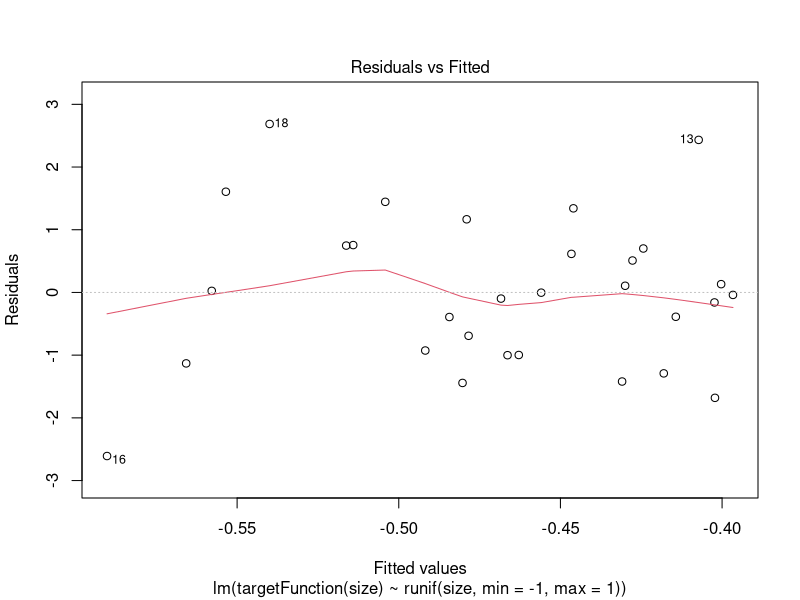
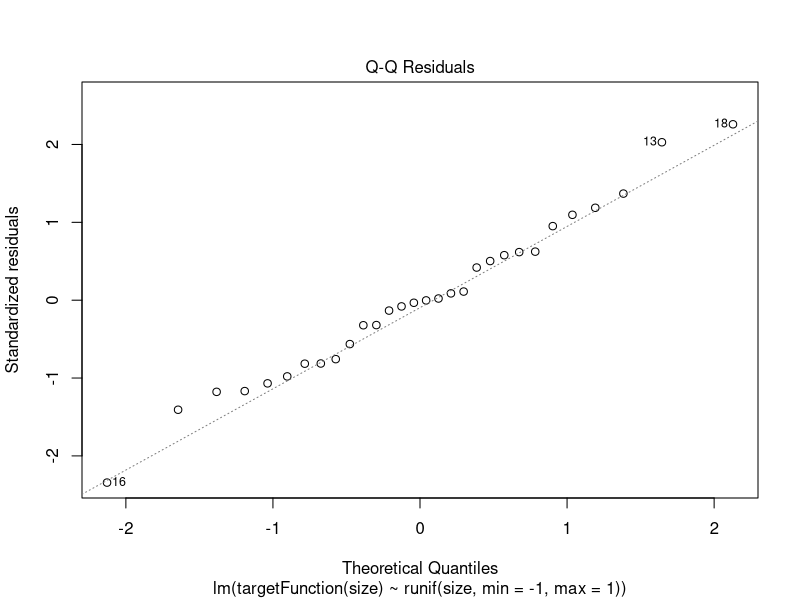
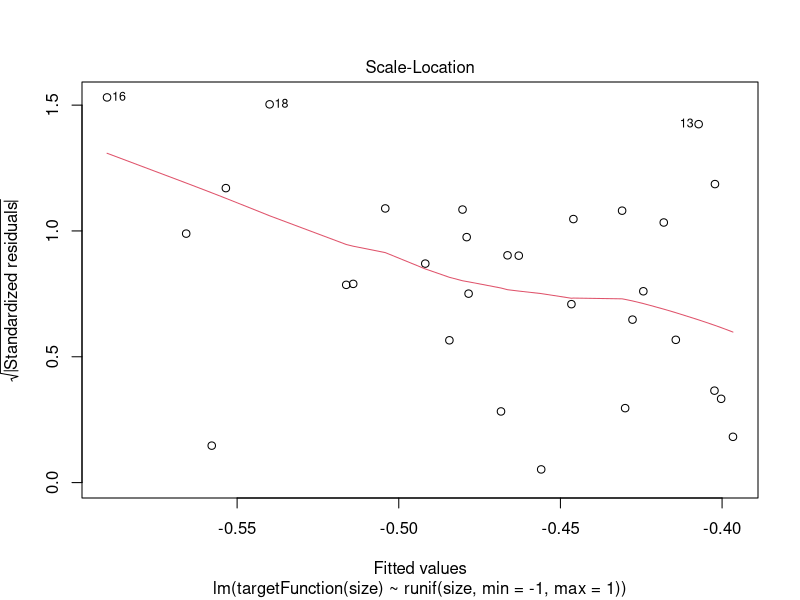
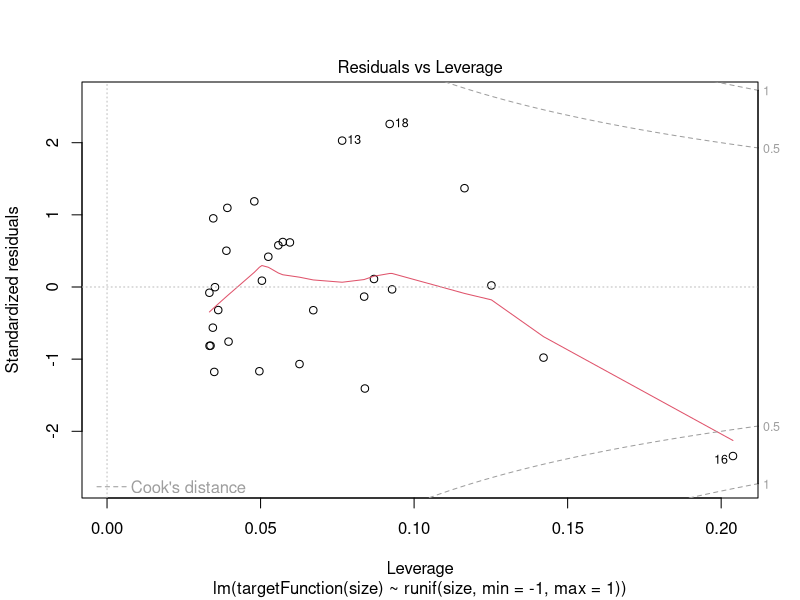

These charts were generated, in order, by the following R code:


set.seed(111)
generateDataset <- function(size){
  return( runif(size, min=-1, max=1) )
}

targetFunction <- function(size){
  y <- sapply(0.8*runif(size, min=-1, max=1), function(t) t + rnorm(1,0,1))
  return(y)
}

g1 <- function(size){
  y <- lm(targetFunction(size) ~ runif(size, min=-1, max=1), offset=rep(0.5,size))
}

plot(g1(30))
